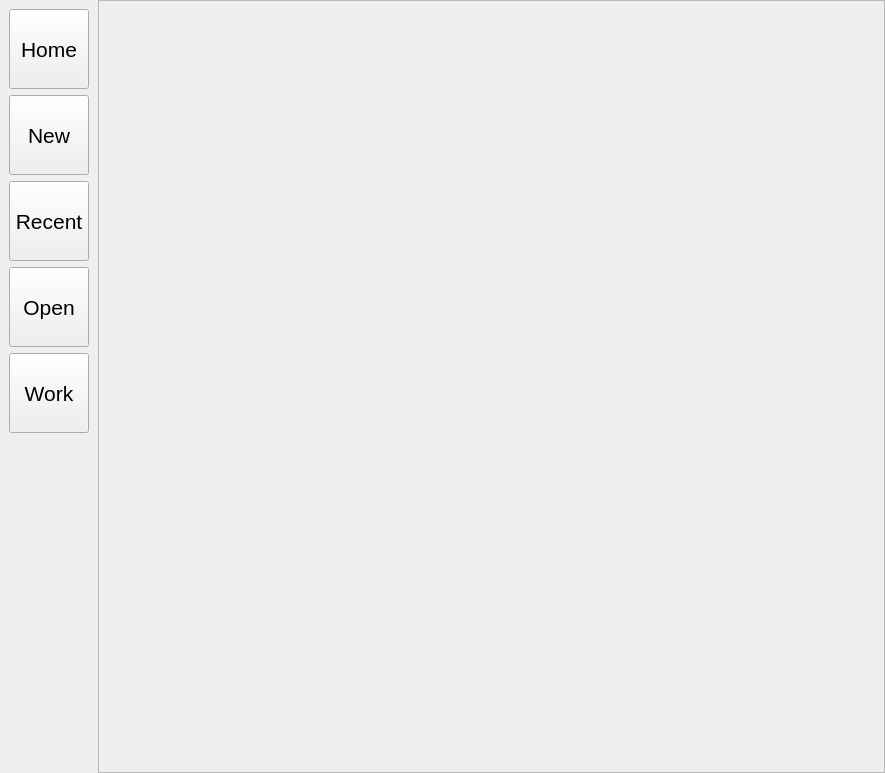
<?xml version="1.0" encoding="UTF-8"?>
<ui version="4.0">
 <class>main</class>
 <widget class="QWidget" name="main">
  <property name="geometry">
   <rect>
    <x>0</x>
    <y>0</y>
    <width>885</width>
    <height>773</height>
   </rect>
  </property>
  <property name="windowTitle">
   <string>XPA</string>
  </property>
  <layout class="QGridLayout" name="gridLayout">
   <property name="leftMargin">
    <number>0</number>
   </property>
   <property name="topMargin">
    <number>0</number>
   </property>
   <property name="rightMargin">
    <number>0</number>
   </property>
   <property name="bottomMargin">
    <number>0</number>
   </property>
   <property name="spacing">
    <number>0</number>
   </property>
   <item row="0" column="0">
    <widget class="QFrame" name="frame_sideTab">
     <property name="minimumSize">
      <size>
       <width>98</width>
       <height>0</height>
      </size>
     </property>
     <property name="maximumSize">
      <size>
       <width>100</width>
       <height>16777215</height>
      </size>
     </property>
     <property name="frameShape">
      <enum>QFrame::NoFrame</enum>
     </property>
     <property name="frameShadow">
      <enum>QFrame::Raised</enum>
     </property>
     <layout class="QVBoxLayout" name="verticalLayout">
      <item>
       <widget class="QToolButton" name="buttonHome">
        <property name="minimumSize">
         <size>
          <width>80</width>
          <height>80</height>
         </size>
        </property>
        <property name="font">
         <font>
          <pointsize>16</pointsize>
         </font>
        </property>
        <property name="styleSheet">
         <string notr="true"/>
        </property>
        <property name="text">
         <string>Home</string>
        </property>
        <property name="icon">
         <iconset>
          <normaloff>../../static/icon/home.png</normaloff>../../static/icon/home.png</iconset>
        </property>
        <property name="iconSize">
         <size>
          <width>32</width>
          <height>32</height>
         </size>
        </property>
        <property name="toolButtonStyle">
         <enum>Qt::ToolButtonTextUnderIcon</enum>
        </property>
       </widget>
      </item>
      <item>
       <widget class="QToolButton" name="buttonNew">
        <property name="minimumSize">
         <size>
          <width>80</width>
          <height>80</height>
         </size>
        </property>
        <property name="font">
         <font>
          <pointsize>16</pointsize>
         </font>
        </property>
        <property name="text">
         <string>New</string>
        </property>
        <property name="icon">
         <iconset>
          <normaloff>../../static/icon/new.png</normaloff>../../static/icon/new.png</iconset>
        </property>
        <property name="iconSize">
         <size>
          <width>32</width>
          <height>32</height>
         </size>
        </property>
        <property name="toolButtonStyle">
         <enum>Qt::ToolButtonTextUnderIcon</enum>
        </property>
       </widget>
      </item>
      <item>
       <widget class="QToolButton" name="buttonRecent">
        <property name="minimumSize">
         <size>
          <width>80</width>
          <height>80</height>
         </size>
        </property>
        <property name="font">
         <font>
          <pointsize>16</pointsize>
         </font>
        </property>
        <property name="text">
         <string>Recent</string>
        </property>
        <property name="icon">
         <iconset>
          <normaloff>../../static/icon/recent.png</normaloff>../../static/icon/recent.png</iconset>
        </property>
        <property name="iconSize">
         <size>
          <width>32</width>
          <height>32</height>
         </size>
        </property>
        <property name="toolButtonStyle">
         <enum>Qt::ToolButtonTextUnderIcon</enum>
        </property>
       </widget>
      </item>
      <item>
       <widget class="QToolButton" name="buttonOpen">
        <property name="minimumSize">
         <size>
          <width>80</width>
          <height>80</height>
         </size>
        </property>
        <property name="font">
         <font>
          <pointsize>16</pointsize>
         </font>
        </property>
        <property name="text">
         <string>Open</string>
        </property>
        <property name="icon">
         <iconset>
          <normaloff>../../static/icon/open.png</normaloff>../../static/icon/open.png</iconset>
        </property>
        <property name="iconSize">
         <size>
          <width>32</width>
          <height>32</height>
         </size>
        </property>
        <property name="toolButtonStyle">
         <enum>Qt::ToolButtonTextUnderIcon</enum>
        </property>
       </widget>
      </item>
      <item>
       <widget class="QToolButton" name="buttonWork">
        <property name="minimumSize">
         <size>
          <width>80</width>
          <height>80</height>
         </size>
        </property>
        <property name="font">
         <font>
          <pointsize>16</pointsize>
         </font>
        </property>
        <property name="text">
         <string>Work</string>
        </property>
        <property name="icon">
         <iconset>
          <normaloff>../../static/icon/work.png</normaloff>../../static/icon/work.png</iconset>
        </property>
        <property name="iconSize">
         <size>
          <width>32</width>
          <height>32</height>
         </size>
        </property>
        <property name="toolButtonStyle">
         <enum>Qt::ToolButtonTextUnderIcon</enum>
        </property>
       </widget>
      </item>
      <item>
       <spacer name="verticalSpacer">
        <property name="orientation">
         <enum>Qt::Vertical</enum>
        </property>
        <property name="sizeHint" stdset="0">
         <size>
          <width>20</width>
          <height>40</height>
         </size>
        </property>
       </spacer>
      </item>
     </layout>
    </widget>
   </item>
   <item row="0" column="1">
    <widget class="QFrame" name="frame_main">
     <property name="minimumSize">
      <size>
       <width>787</width>
       <height>727</height>
      </size>
     </property>
     <property name="frameShape">
      <enum>QFrame::StyledPanel</enum>
     </property>
     <property name="frameShadow">
      <enum>QFrame::Raised</enum>
     </property>
     <layout class="QVBoxLayout" name="verticalLayout_2">
      <property name="leftMargin">
       <number>0</number>
      </property>
      <property name="topMargin">
       <number>0</number>
      </property>
      <property name="rightMargin">
       <number>0</number>
      </property>
      <property name="bottomMargin">
       <number>0</number>
      </property>
      <item>
       <widget class="QStackedWidget" name="mainStackedWidget">
        <property name="currentIndex">
         <number>-1</number>
        </property>
       </widget>
      </item>
     </layout>
    </widget>
   </item>
  </layout>
 </widget>
 <resources/>
 <connections/>
</ui>
